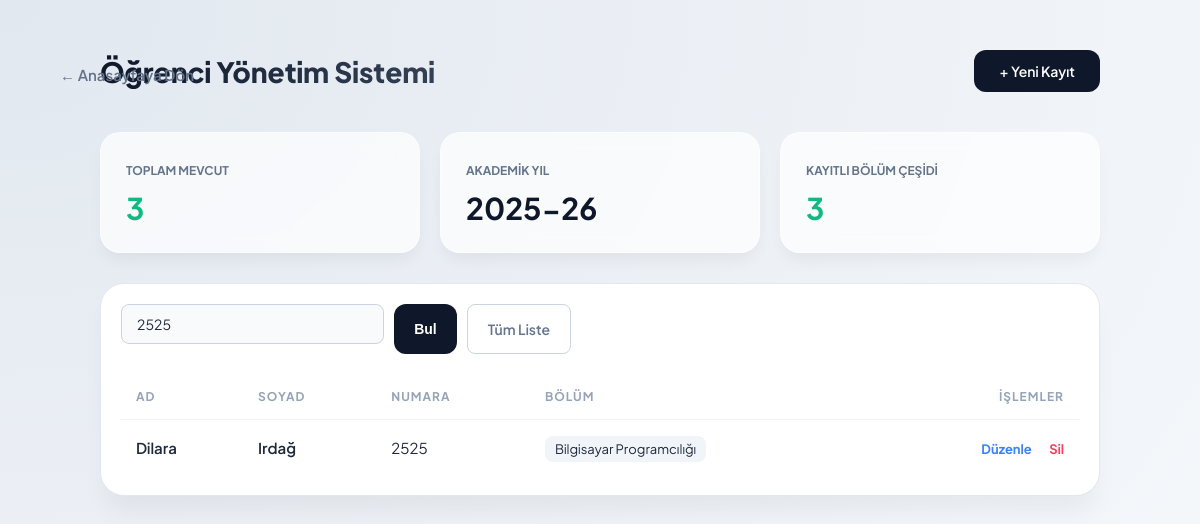
The app's page /liste.php?ara=2525 (signed in) with its own data.
### tables this page shows
CREATE TABLE `students` (
  `ID` int(11) NOT NULL,
  `ad` varchar(255) DEFAULT NULL,
  `soyad` varchar(255) DEFAULT NULL,
  `ogrenci_no` varchar(20) NOT NULL,
  `bolum` varchar(100) NOT NULL
);

### liste.php (the view, shortened to what this page needs)
<?php
include("db.php");
?>
<!DOCTYPE html>
<html lang="tr">
<head>
    <link rel="stylesheet" href="style.css">
</head>
<body>
<a href="index.php" class="btn-cancel" style="position: absolute; left: 50px; top: 55px; font-size: 15px; padding: 10px;">← Anasayfaya Dön</a>
<div class="app-container">
    <div class="header-section">
        <h1>Öğrenci Yönetim Sistemi</h1>
        <a href="ekle.php" class="btn-primary">+ Yeni Kayıt</a>
    </div>
    <?php
    $sorgu = $baglanti->query("SELECT COUNT(*) as toplam FROM students");
    $sonuc = $sorgu->fetch_assoc();
    $bolum_sorgu = $baglanti->query("SELECT COUNT(DISTINCT bolum) as toplam_bolum FROM students");
    $bolum_sonuc = $bolum_sorgu->fetch_assoc();
    ?>
    <div class="stats-grid">
        <div class="stat-card">
            <span>Toplam Mevcut</span>
            <h2><?= $sonuc['toplam'] ?></h2>
        </div>
        <div class="stat-card">
            <span>Akademik Yıl</span>
            <h2 style="color: #0f172a;">2025-26</h2>
        </div>
        <div class="stat-card">
            <span>Kayıtlı Bölüm Çeşidi</span>
            <h2><?= $bolum_sonuc['toplam_bolum'] ?></h2>
        </div>
    </div>
    <div class="main-card">
        <div style="margin-bottom: 20px; display: flex; justify-content: flex-start;">
            <form method="GET" action="liste.php" style="display: flex; gap: 10px; width: 100%; max-width: 450px;">
                <input type="text" name="ara" placeholder="Öğrenci Numarası ile Ara..." style="flex: 1; padding: 10px 15px; border: 1px solid #cbd5e1; border-radius: 8px; outline: none; font-size: 14px; color: #1e293b;" value="<?= isset($_GET['ara']) ? htmlspecialchars($_GET['ara']) : '' ?>">
                <button type="submit" class="btn-primary" style="padding: 10px 20px; font-size: 14px;">Bul</button>
                <?php if(isset($_GET['ara']) && !empty($_GET['ara'])): ?>
                    <a href="liste.php" class="btn-cancel" style="padding: 10px 20px; display: flex; align-items: center; justify-content: center; text-decoration: none; border: 1px solid #cbd5e1; border-radius: 8px; font-size: 14px; background: white;">Tüm Liste</a>
                <?php endif; ?>
            </form>
        </div>
        <table style="width: 100%; border-collapse: collapse;">
            <thead>
                <tr>
                    <th>AD</th>
                    <th>SOYAD</th>
                    <th>NUMARA</th>
                    <th>BÖLÜM</th>
                    <th style="text-align: right;">İŞLEMLER</th>
                </tr>
            </thead>
            <tbody>
                <?php
                if (isset($_GET['ara']) && !empty(trim($_GET['ara']))) {
                    $aranan_numara = $baglanti->real_escape_string(trim($_GET['ara']));
                    $result = $baglanti->query("SELECT * FROM students WHERE ogrenci_no = '$aranan_numara'");
                } else {
                    $result = $baglanti->query("SELECT * FROM students");
                }
                if ($result->num_rows > 0) {
                    while($row = $result->fetch_assoc()){
                ?>
                <tr>
                    <td style="font-weight: 600;"><?= $row['ad'] ?></td>
                    <td style="font-weight: 600;"><?= $row['soyad'] ?></td>
                    <td><?= $row['ogrenci_no'] ?></td>
                    <td><span style="background: #f1f5f9; padding: 5px 10px; border-radius: 8px; font-size: 13px;"><?= $row['bolum'] ?></span></td>
                    <td class="action-links" style="text-align: right;">
                        <a href="guncelle.php?id=<?= $row['ID'] ?>" class="edit">Düzenle</a>
                        <a href="#" class="delete" onclick="openDeleteModal('sil.php?id=<?= $row['ID'] ?>'); return false;">Sil</a>
                    </td>
                </tr>
                <?php
                    }
                } else {
                    echo "<tr><td colspan='5' style='text-align: center; padding: 30px; color: #64748b;'>Aradığınız numaraya ait öğrenci bulunamadı.</td></tr>";
                }
                ?>
            </tbody>
        </table>
    </div>
</div>
</body>
</html>

### style.css (style rules this page uses)
body { font-family: 'Plus Jakarta Sans', sans-serif; background: radial-gradient(at top left, #e2e8f0, #f8fafc); margin: 0; padding: 50px 20px; color: #1e293b; min-height: 100vh; }
.app-container { max-width: 1000px; margin: 0 auto; }
.header-section { display: flex; justify-content: space-between; align-items: center; margin-bottom: 40px; }
.header-section h1 { font-size: 28px; font-weight: 800; margin: 0; background: linear-gradient(to right, #0f172a, #334155); -webkit-background-clip: text; -webkit-text-fill-color: transparent; }
.stats-grid { display: grid; grid-template-columns: repeat(3, 1fr); gap: 20px; margin-bottom: 30px; }
.stat-card { background: rgba(255, 255, 255, 0.7); backdrop-filter: blur(10px); padding: 25px; border-radius: 20px; border: 1px solid rgba(255, 255, 255, 0.5); box-shadow: 0 10px 15px -3px rgba(0, 0, 0, 0.05); }
.stat-card span { font-size: 12px; font-weight: 700; color: #64748b; text-transform: uppercase; }
.stat-card h2 { margin: 10px 0 0 0; font-size: 30px; color: #10b981; }
.main-card { background: white; border-radius: 24px; box-shadow: 0 20px 25px -5px rgba(0, 0, 0, 0.05); padding: 20px; border: 1px solid #e2e8f0; }
table { width: 100%; border-collapse: collapse; }
th { text-align: left; padding: 15px; color: #94a3b8; font-size: 12px; text-transform: uppercase; letter-spacing: 1px; }
td { padding: 18px 15px; border-top: 1px solid #f1f5f9; font-size: 15px; }
input { width: 100%; padding: 14px 18px; border: 1.5px solid #e2e8f0; border-radius: 14px; font-family: inherit; font-size: 15px; background: #f8fafc; box-sizing: border-box; transition: 0.3s; margin-bottom: 10px; }
.btn-primary, .btn-save, button { background: #0f172a; color: white; padding: 12px 25px; border-radius: 12px; border: none; text-decoration: none; font-weight: 600; font-size: 14px; cursor: pointer; transition: 0.3s; display: inline-block; }
.btn-save, button { width: 100%; }
.btn-primary { width: auto; }
.btn-cancel { display: inline-block; text-align: center; text-decoration: none !important; color: #64748b !important; font-size: 14px; font-weight: 600; transition: 0.3s; }
.action-links a { text-decoration: none; font-weight: 700; font-size: 13px; margin-left: 15px; }
.edit { color: #3b82f6; }
.delete { color: #f43f5e; }

### records on screen
students: ad "Dilara", soyad "Irdağ", ogrenci_no "2525", bolum "Bilgisayar Programcılığı"

### other values on screen
$sonuc['toplam'] "3"
$bolum_sonuc['toplam_bolum'] "3"
